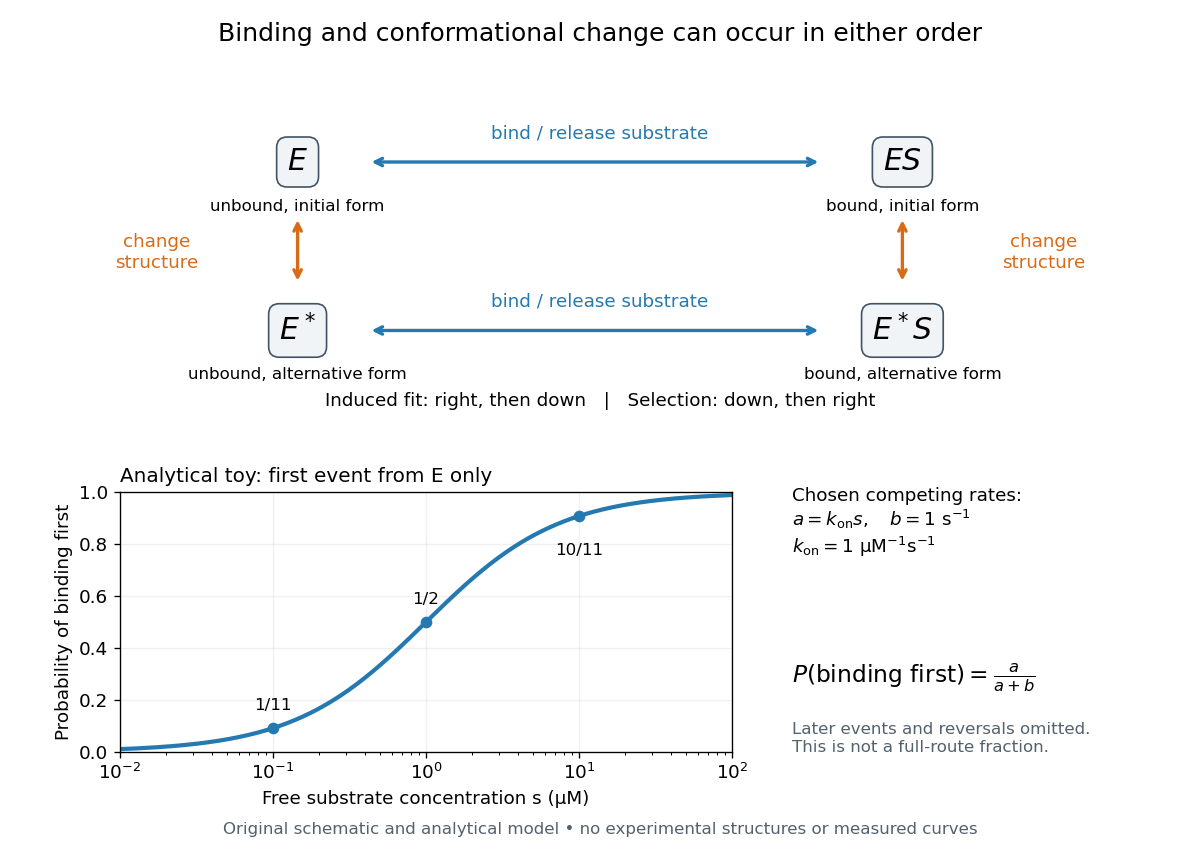

The script that drew this image:
"""Original binding-order diagram and analytical first-event probability toy."""
from pathlib import Path

import matplotlib.pyplot as plt
import numpy as np


K_ON = 1.0  # micromolar**-1 second**-1, chosen, not measured
B = 1.0  # second**-1, chosen, not measured


def first_binding_probability(s):
    a = K_ON * np.asarray(s)
    return a / (a + B)


def main():
    plt.rcParams.update({'font.family': 'DejaVu Sans', 'font.size': 11})
    fig = plt.figure(figsize=(10, 7.2), facecolor='white')
    fig.suptitle('Binding and conformational change can occur in either order',
                 y=0.975, fontsize=15)
    scheme = fig.add_axes([0.08, 0.52, 0.84, 0.39])
    scheme.axis('off')
    scheme.set_xlim(0, 10)
    scheme.set_ylim(0, 4)
    nodes = {(2, 3): ('$E$', 'unbound, initial form'),
             (8, 3): ('$ES$', 'bound, initial form'),
             (2, 1): ('$E^*$', 'unbound, alternative form'),
             (8, 1): ('$E^*S$', 'bound, alternative form')}
    for (x, y), (symbol, label) in nodes.items():
        scheme.text(x, y, symbol, ha='center', va='center', fontsize=18,
                    bbox={'boxstyle': 'round,pad=0.35', 'fc': '#f0f4f7', 'ec': '#435363'})
        scheme.text(x, y-0.58, label, ha='center', fontsize=10)
    for start, end, color in [((2.7, 3), (7.2, 3), '#2479b0'),
                               ((2.7, 1), (7.2, 1), '#2479b0'),
                               ((2, 2.35), (2, 1.55), '#d86b18'),
                               ((8, 2.35), (8, 1.55), '#d86b18')]:
        scheme.annotate('', end, start,
                        arrowprops={'arrowstyle': '<->', 'color': color, 'lw': 2})
    scheme.text(5, 3.28, 'bind / release substrate', ha='center', color='#2479b0')
    scheme.text(5, 1.28, 'bind / release substrate', ha='center', color='#2479b0')
    scheme.text(0.6, 1.93, 'change\nstructure', ha='center', va='center', color='#d86b18')
    scheme.text(9.4, 1.93, 'change\nstructure', ha='center', va='center', color='#d86b18')
    scheme.text(5, 0.10, 'Induced fit: right, then down   |   Selection: down, then right',
                ha='center', fontsize=11)

    ax = fig.add_axes([0.10, 0.13, 0.51, 0.30])
    s = np.geomspace(0.01, 100, 401)
    ax.plot(s, first_binding_probability(s), lw=2.5, color='#2479b0')
    points = np.array([0.1, 1.0, 10.0])
    ax.scatter(points, first_binding_probability(points), color='#2479b0', zorder=3)
    for x, label, dy in zip(points, ['1/11', '1/2', '10/11'], [0.07, 0.07, -0.15]):
        ax.text(x, first_binding_probability(x)+dy, label, ha='center', fontsize=10)
    ax.set_xscale('log')
    ax.set_xlim(0.01, 100)
    ax.set_ylim(0, 1)
    ax.set_xlabel('Free substrate concentration s (µM)')
    ax.set_ylabel('Probability of binding first')
    ax.set_title('Analytical toy: first event from E only', loc='left', fontsize=12)
    ax.grid(alpha=0.18)

    fig.text(0.66, 0.36, 'Chosen competing rates:\n'
             r'$a=k_{\mathrm{on}}s,\quad b=1\ \mathrm{s}^{-1}$' '\n'
             r'$k_{\mathrm{on}}=1\ \mathrm{\mu M}^{-1}\mathrm{s}^{-1}$', fontsize=11)
    fig.text(0.66, 0.21, r'$P(\mathrm{binding\ first})=\frac{a}{a+b}$', fontsize=14)
    fig.text(0.66, 0.13, 'Later events and reversals omitted.\nThis is not a full-route fraction.',
             fontsize=10, color='#53616d')
    fig.text(0.5, 0.035, 'Original schematic and analytical model • no experimental structures or measured curves',
             ha='center', fontsize=10, color='#53616d')
    fig.savefig(Path(__file__).with_suffix('.png').name, dpi=120,
                facecolor='white', transparent=False)
    plt.close(fig)


if __name__ == '__main__':
    main()
